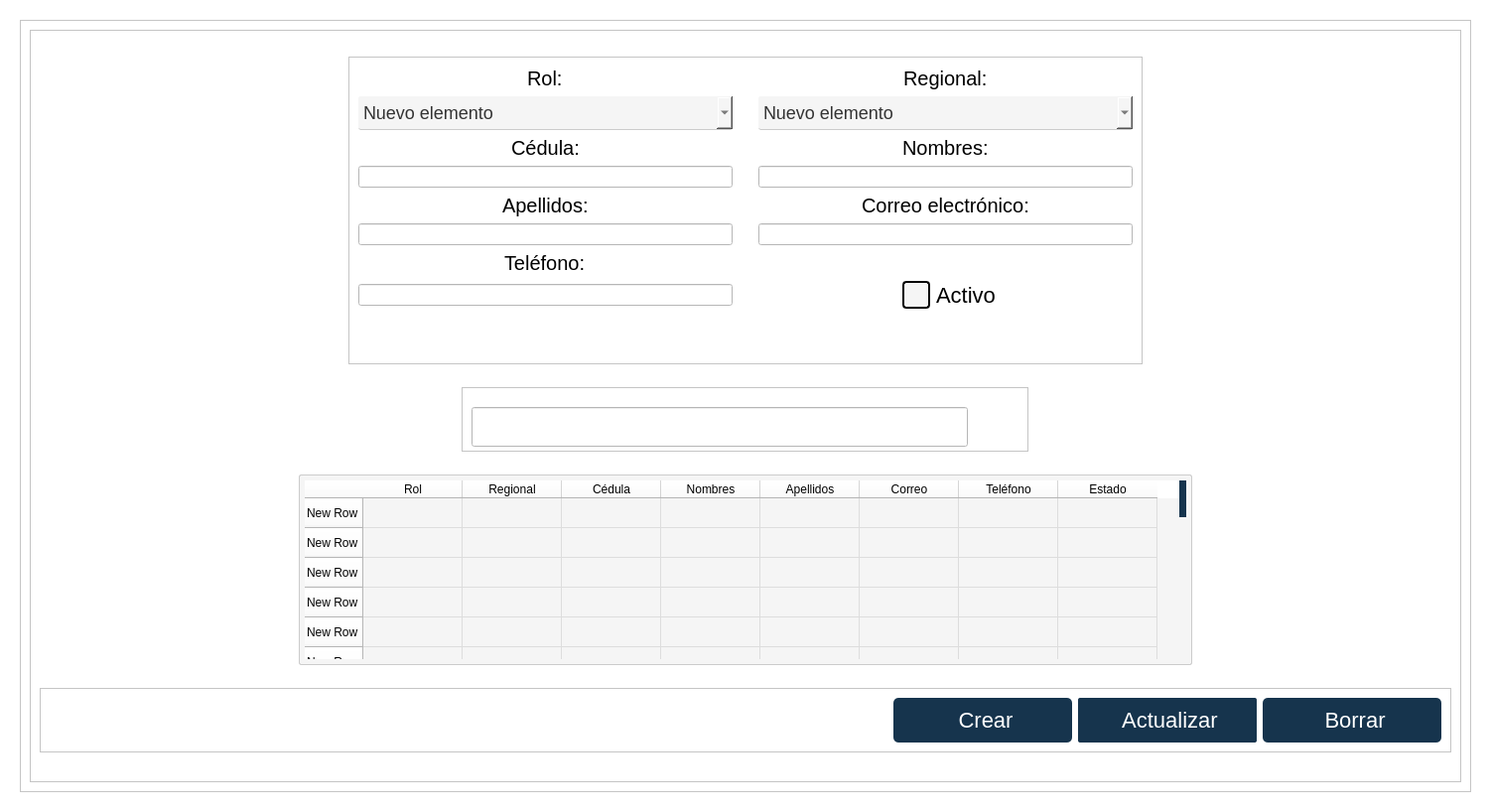
<?xml version="1.0" encoding="UTF-8"?>
<ui version="4.0">
 <class>Form</class>
 <widget class="QWidget" name="Form">
  <property name="geometry">
   <rect>
    <x>0</x>
    <y>0</y>
    <width>1502</width>
    <height>818</height>
   </rect>
  </property>
  <property name="sizePolicy">
   <sizepolicy hsizetype="Fixed" vsizetype="Fixed">
    <horstretch>0</horstretch>
    <verstretch>0</verstretch>
   </sizepolicy>
  </property>
  <property name="minimumSize">
   <size>
    <width>300</width>
    <height>600</height>
   </size>
  </property>
  <property name="windowTitle">
   <string>Navbar</string>
  </property>
  <property name="styleSheet">
   <string notr="true">background-color: rgb(238, 238, 238);
background-color: rgb(255, 255, 255);</string>
  </property>
  <layout class="QHBoxLayout" name="horizontalLayout">
   <item>
    <widget class="QWidget" name="widget" native="true">
     <layout class="QHBoxLayout" name="horizontalLayout_5">
      <item>
       <widget class="QStackedWidget" name="stackedWidget_2">
        <property name="styleSheet">
         <string notr="true">background-color: rgb(255, 255, 255);</string>
        </property>
        <property name="frameShape">
         <enum>QFrame::StyledPanel</enum>
        </property>
        <property name="frameShadow">
         <enum>QFrame::Raised</enum>
        </property>
        <widget class="QWidget" name="stackedWidget_2Page1">
         <layout class="QVBoxLayout" name="verticalLayout">
          <item>
           <widget class="QFrame" name="frame_5">
            <property name="minimumSize">
             <size>
              <width>500</width>
              <height>0</height>
             </size>
            </property>
            <property name="styleSheet">
             <string notr="true"/>
            </property>
            <property name="frameShape">
             <enum>QFrame::StyledPanel</enum>
            </property>
            <property name="frameShadow">
             <enum>QFrame::Raised</enum>
            </property>
            <layout class="QGridLayout" name="gridLayout_3">
             <item row="3" column="0">
              <widget class="QFrame" name="frame_4">
               <property name="sizePolicy">
                <sizepolicy hsizetype="Preferred" vsizetype="Fixed">
                 <horstretch>0</horstretch>
                 <verstretch>0</verstretch>
                </sizepolicy>
               </property>
               <property name="minimumSize">
                <size>
                 <width>0</width>
                 <height>65</height>
                </size>
               </property>
               <property name="frameShape">
                <enum>QFrame::StyledPanel</enum>
               </property>
               <property name="frameShadow">
                <enum>QFrame::Raised</enum>
               </property>
               <layout class="QHBoxLayout" name="horizontalLayout_4">
                <item>
                 <spacer name="horizontalSpacer">
                  <property name="orientation">
                   <enum>Qt::Horizontal</enum>
                  </property>
                  <property name="sizeType">
                   <enum>QSizePolicy::Fixed</enum>
                  </property>
                  <property name="sizeHint" stdset="0">
                   <size>
                    <width>1300</width>
                    <height>20</height>
                   </size>
                  </property>
                 </spacer>
                </item>
                <item alignment="Qt::AlignRight">
                 <widget class="QPushButton" name="BtnCrear">
                  <property name="sizePolicy">
                   <sizepolicy hsizetype="Fixed" vsizetype="Fixed">
                    <horstretch>0</horstretch>
                    <verstretch>0</verstretch>
                   </sizepolicy>
                  </property>
                  <property name="minimumSize">
                   <size>
                    <width>180</width>
                    <height>45</height>
                   </size>
                  </property>
                  <property name="cursor">
                   <cursorShape>PointingHandCursor</cursorShape>
                  </property>
                  <property name="styleSheet">
                   <string notr="true">QPushButton {
    background-color: #16344D; /* Color de fondo */
    border-radius: 5px; /* Bordes redondeados */
    color: white; /* Color del texto */
    padding: 5px 10px; /* Espaciado interno */
    border: none; /* Elimina el borde predeterminado */
    font-size: 22px; /* Tamaño de fuente */
    text-align: center; /* Alinea el texto a la izquierda */
}

QPushButton:hover {
    background-color: #4C6D8C; /* Color de fondo al pasar el mouse */
    box-shadow: 0 0 10px rgba(0, 0, 0, 0.5); /* Sombra al pasar el mouse */
    transform: scale(1.02); /* Ligero aumento al pasar el mouse */
    transition: all 0.3s ease-in-out; /* Transición suave */
}

QPushButton::icon {
    padding-right: 5px; /* Espaciado entre el icono y el texto */
}
</string>
                  </property>
                  <property name="text">
                   <string> Crear</string>
                  </property>
                  <property name="icon">
                   <iconset>
                    <normaloff>../../assets/iconos/anadir.png</normaloff>../../assets/iconos/anadir.png</iconset>
                  </property>
                  <property name="iconSize">
                   <size>
                    <width>24</width>
                    <height>24</height>
                   </size>
                  </property>
                 </widget>
                </item>
                <item alignment="Qt::AlignRight">
                 <widget class="QPushButton" name="BtnActualizar">
                  <property name="sizePolicy">
                   <sizepolicy hsizetype="Fixed" vsizetype="Fixed">
                    <horstretch>0</horstretch>
                    <verstretch>0</verstretch>
                   </sizepolicy>
                  </property>
                  <property name="minimumSize">
                   <size>
                    <width>180</width>
                    <height>45</height>
                   </size>
                  </property>
                  <property name="cursor">
                   <cursorShape>PointingHandCursor</cursorShape>
                  </property>
                  <property name="styleSheet">
                   <string notr="true">QPushButton {
    background-color: #16344D; /* Color de fondo */
    border-radius: 2px; /* Bordes redondeados */
    color: white; /* Color del texto */
    padding: 5px 10px; /* Espaciado interno */
    border: none; /* Elimina el borde predeterminado */
    font-size: 22px; /* Tamaño de fuente */
    text-align: Center; /* Alinea el texto a la izquierda */
}

QPushButton:hover {
    background-color: #525C5E; /* Color de fondo al pasar el mouse */
    box-shadow: 0 0 10px rgba(0, 0, 0, 0.5); /* Sombra al pasar el mouse */
    transform: scale(1.02); /* Ligero aumento al pasar el mouse */
    transition: all 0.3s ease-in-out; /* Transición suave */
}

QPushButton::icon {
    padding-right: 5px; /* Espaciado entre el icono y el texto */
}
</string>
                  </property>
                  <property name="text">
                   <string> Actualizar</string>
                  </property>
                  <property name="icon">
                   <iconset>
                    <normaloff>../../assets/iconos/actualizar-flecha.png</normaloff>../../assets/iconos/actualizar-flecha.png</iconset>
                  </property>
                  <property name="iconSize">
                   <size>
                    <width>24</width>
                    <height>24</height>
                   </size>
                  </property>
                 </widget>
                </item>
                <item alignment="Qt::AlignRight">
                 <widget class="QPushButton" name="BtnActualizar_2">
                  <property name="sizePolicy">
                   <sizepolicy hsizetype="Fixed" vsizetype="Fixed">
                    <horstretch>0</horstretch>
                    <verstretch>0</verstretch>
                   </sizepolicy>
                  </property>
                  <property name="minimumSize">
                   <size>
                    <width>180</width>
                    <height>45</height>
                   </size>
                  </property>
                  <property name="cursor">
                   <cursorShape>PointingHandCursor</cursorShape>
                  </property>
                  <property name="styleSheet">
                   <string notr="true">QPushButton {
    background-color: #16344D; /* Color de fondo */
    border-radius: 5px; /* Bordes redondeados */
    color: white; /* Color del texto */
    padding: 5px 10px; /* Espaciado interno */
    border: none; /* Elimina el borde predeterminado */
    font-size: 22px; /* Tamaño de fuente */
    text-align: center; /* Alinea el texto a la izquierda */
}

QPushButton:hover {
    background-color: #D32F2F  ; /* Color de fondo al pasar el mouse */
    box-shadow: 0 0 10px rgba(0, 0, 0, 0.5); /* Sombra al pasar el mouse */
    transform: scale(1.02); /* Ligero aumento al pasar el mouse */
    transition: all 0.3s ease-in-out; /* Transición suave */
}

QPushButton::icon {
    padding-right: 5px; /* Espaciado entre el icono y el texto */
}
</string>
                  </property>
                  <property name="text">
                   <string> Borrar</string>
                  </property>
                  <property name="icon">
                   <iconset>
                    <normaloff>../../assets/iconos/borrar.png</normaloff>../../assets/iconos/borrar.png</iconset>
                  </property>
                  <property name="iconSize">
                   <size>
                    <width>28</width>
                    <height>28</height>
                   </size>
                  </property>
                 </widget>
                </item>
               </layout>
              </widget>
             </item>
             <item row="2" column="0" alignment="Qt::AlignHCenter">
              <widget class="QTableWidget" name="TablaUsuarios">
               <property name="sizePolicy">
                <sizepolicy hsizetype="Fixed" vsizetype="Fixed">
                 <horstretch>0</horstretch>
                 <verstretch>0</verstretch>
                </sizepolicy>
               </property>
               <property name="minimumSize">
                <size>
                 <width>900</width>
                 <height>150</height>
                </size>
               </property>
               <property name="styleSheet">
                <string notr="true">QTableWidget {
    background-color: #f5f5f5; /* Fondo gris claro */
    border: 1px solid #CCCCCC; /* Borde suave */
    border-radius: 2px; /* Bordes redondeados */
    font-size: 18px; /* Tamaño de fuente */
    padding: 5px; /* Espaciado interno */
    gridline-color: #DDDDDD; /* Color de las líneas de la cuadrícula */
}

QTableWidget::item {
    padding: 5px; /* Espaciado de las celdas */
    border-radius: 2px; /* Bordes redondeados en las celdas */
}

QTableWidget::item:hover {
    background-color: #f0f0f0; /* Fondo claro al pasar el mouse */
    color: #16344D; /* Texto azul al pasar el mouse */
}

/* Barra de desplazamiento vertical y horizontal */
QScrollBar:vertical, QScrollBar:horizontal {
	
    border-radius: 15px; /* Bordes redondeados */
    background-color: #f5f5f5; /* Fondo gris claro */
    width: 7px; /* Ancho de la barra vertical */
    height: 7px; /* Alto de la barra horizontal */
}

/* Manejador de la barra de desplazamiento (el &quot;handle&quot;) */
QScrollBar::handle:vertical, QScrollBar::handle:horizontal {
    background-color: #16344D; /* Barra de desplazamiento en azul */
    border-radius: 15px; /* Bordes redondeados */
    min-height: 10px; /* Tamaño mínimo de la barra de desplazamiento vertical */
    min-width: 10px; /* Tamaño mínimo de la barra de desplazamiento horizontal */
}

/* Efecto cuando el mouse pasa por encima del manejador */
QScrollBar::handle:vertical:hover, QScrollBar::handle:horizontal:hover {
    background-color: #1A4567; /* Fondo más oscuro al pasar el mouse */
}

/* Líneas de los botones de desplazamiento (arriba/abajo o izquierda/derecha) */
QScrollBar::add-line:vertical, QScrollBar::sub-line:vertical,
QScrollBar::add-line:horizontal, QScrollBar::sub-line:horizontal {
    background: none; /* Quitar los botones de desplazamiento */
}

/* Flechas de los botones de desplazamiento */
QScrollBar::up-arrow:vertical, QScrollBar::down-arrow:vertical,
QScrollBar::left-arrow:horizontal, QScrollBar::right-arrow:horizontal {
    background: none; /* Quitar las flechas */
}
</string>
               </property>
               <row>
                <property name="text">
                 <string>New Row</string>
                </property>
               </row>
               <row>
                <property name="text">
                 <string>New Row</string>
                </property>
               </row>
               <row>
                <property name="text">
                 <string>New Row</string>
                </property>
               </row>
               <row>
                <property name="text">
                 <string>New Row</string>
                </property>
               </row>
               <row>
                <property name="text">
                 <string>New Row</string>
                </property>
               </row>
               <row>
                <property name="text">
                 <string>New Row</string>
                </property>
               </row>
               <row>
                <property name="text">
                 <string>New Row</string>
                </property>
               </row>
               <row>
                <property name="text">
                 <string>New Row</string>
                </property>
               </row>
               <row>
                <property name="text">
                 <string>New Row</string>
                </property>
               </row>
               <row>
                <property name="text">
                 <string>New Row</string>
                </property>
               </row>
               <row>
                <property name="text">
                 <string>New Row</string>
                </property>
               </row>
               <row>
                <property name="text">
                 <string>New Row</string>
                </property>
               </row>
               <row>
                <property name="text">
                 <string>New Row</string>
                </property>
               </row>
               <row>
                <property name="text">
                 <string>New Row</string>
                </property>
               </row>
               <row>
                <property name="text">
                 <string>New Row</string>
                </property>
               </row>
               <row>
                <property name="text">
                 <string>New Row</string>
                </property>
               </row>
               <row>
                <property name="text">
                 <string>New Row</string>
                </property>
               </row>
               <row>
                <property name="text">
                 <string>New Row</string>
                </property>
               </row>
               <row>
                <property name="text">
                 <string>New Row</string>
                </property>
               </row>
               <row>
                <property name="text">
                 <string>New Row</string>
                </property>
               </row>
               <row>
                <property name="text">
                 <string>New Row</string>
                </property>
               </row>
               <row>
                <property name="text">
                 <string>New Row</string>
                </property>
               </row>
               <row>
                <property name="text">
                 <string>New Row</string>
                </property>
               </row>
               <row>
                <property name="text">
                 <string>New Row</string>
                </property>
               </row>
               <column>
                <property name="text">
                 <string>Rol</string>
                </property>
               </column>
               <column>
                <property name="text">
                 <string>Regional</string>
                </property>
               </column>
               <column>
                <property name="text">
                 <string>Cédula</string>
                </property>
               </column>
               <column>
                <property name="text">
                 <string>Nombres</string>
                </property>
               </column>
               <column>
                <property name="text">
                 <string>Apellidos</string>
                </property>
               </column>
               <column>
                <property name="text">
                 <string>Correo</string>
                </property>
               </column>
               <column>
                <property name="text">
                 <string>Teléfono</string>
                </property>
               </column>
               <column>
                <property name="text">
                 <string>Estado</string>
                </property>
               </column>
              </widget>
             </item>
             <item row="1" column="0" alignment="Qt::AlignHCenter">
              <widget class="QFrame" name="frame_3">
               <property name="sizePolicy">
                <sizepolicy hsizetype="Preferred" vsizetype="Fixed">
                 <horstretch>0</horstretch>
                 <verstretch>0</verstretch>
                </sizepolicy>
               </property>
               <property name="minimumSize">
                <size>
                 <width>250</width>
                 <height>50</height>
                </size>
               </property>
               <property name="styleSheet">
                <string notr="true">background-color: rgb(255, 255, 255);</string>
               </property>
               <property name="frameShape">
                <enum>QFrame::StyledPanel</enum>
               </property>
               <property name="frameShadow">
                <enum>QFrame::Raised</enum>
               </property>
               <layout class="QHBoxLayout" name="horizontalLayout_2">
                <item>
                 <widget class="QLineEdit" name="Linebuscador">
                  <property name="sizePolicy">
                   <sizepolicy hsizetype="Fixed" vsizetype="Fixed">
                    <horstretch>0</horstretch>
                    <verstretch>0</verstretch>
                   </sizepolicy>
                  </property>
                  <property name="minimumSize">
                   <size>
                    <width>500</width>
                    <height>40</height>
                   </size>
                  </property>
                  <property name="maximumSize">
                   <size>
                    <width>300</width>
                    <height>25</height>
                   </size>
                  </property>
                  <property name="styleSheet">
                   <string notr="true">QLineEdit {

    background-color: #f5f5f5; /* Gris más claro cuando se escribe */
    border: none; /* Sin bordes generales */
    border-bottom: 1px solid #000000; /* Solo borde inferior inicial */
    border-radius: 0px; /* Sin bordes redondeados */
    padding: 5px; /* Espaciado interno */
    font: 20px;
QLineEdit {

    background-color: #f5f5f5; /* Gris más claro cuando se escribe */
    border: none; /* Sin bordes generales */
    border-bottom: 1px solid #000000; /* Solo borde inferior inicial */
    border-radius: 0px; /* Sin bordes redondeados */
    padding: 5px; /* Espaciado interno */
    font: 10px;

	margin-right: 8px; /* Margen a la derecha de 10px */
}

/* Al pasar el mouse, se agregan los bordes izquierdo y derecho */
QLineEdit:hover {
    border-bottom: 2px solid #16344D; /* Mantiene el borde inferior */
}

/* Al hacer clic (foco), se mantiene igual que el hover */
QLineEdit:focus {
    border-bottom: 2px solid #16344D;
    background-color: #e0e0e0; /* Gris más claro cuando se escribe */
    box-shadow: 0 0 5px rgba(0, 0, 0, 0.3); /* Sombra opcional al activar */
}

}

/* Al pasar el mouse, se agregan los bordes izquierdo y derecho */
QLineEdit:hover {
    border-bottom: 2px solid #16344D; /* Mantiene el borde inferior */
}

/* Al hacer clic (foco), se mantiene igual que el hover */
QLineEdit:focus {
    border-bottom: 2px solid #16344D;
    background-color: #e0e0e0; /* Gris más claro cuando se escribe */
    box-shadow: 0 0 5px rgba(0, 0, 0, 0.3); /* Sombra opcional al activar */
}
</string>
                  </property>
                 </widget>
                </item>
                <item>
                 <widget class="QToolButton" name="toolButton_2">
                  <property name="minimumSize">
                   <size>
                    <width>45</width>
                    <height>45</height>
                   </size>
                  </property>
                  <property name="maximumSize">
                   <size>
                    <width>30</width>
                    <height>30</height>
                   </size>
                  </property>
                  <property name="styleSheet">
                   <string notr="true">border:none;</string>
                  </property>
                  <property name="text">
                   <string/>
                  </property>
                  <property name="icon">
                   <iconset>
                    <normaloff>../../assets/iconos/people.png</normaloff>../../assets/iconos/people.png</iconset>
                  </property>
                  <property name="iconSize">
                   <size>
                    <width>32</width>
                    <height>32</height>
                   </size>
                  </property>
                  <property name="toolButtonStyle">
                   <enum>Qt::ToolButtonTextBesideIcon</enum>
                  </property>
                 </widget>
                </item>
               </layout>
              </widget>
             </item>
             <item row="0" column="0" alignment="Qt::AlignHCenter">
              <widget class="QFrame" name="frame_6">
               <property name="sizePolicy">
                <sizepolicy hsizetype="Expanding" vsizetype="Fixed">
                 <horstretch>0</horstretch>
                 <verstretch>0</verstretch>
                </sizepolicy>
               </property>
               <property name="minimumSize">
                <size>
                 <width>800</width>
                 <height>0</height>
                </size>
               </property>
               <property name="styleSheet">
                <string notr="true">QLineEdit {

    background-color: #f5f5f5; /* Gris más claro cuando se escribe */
    border: none; /* Sin bordes generales */
    border-bottom: 1px solid #000000; /* Solo borde inferior inicial */
    border-radius: 0px; /* Sin bordes redondeados */
    padding: 5px; /* Espaciado interno */
    font: 20px;
QLineEdit {

    background-color: #f5f5f5; /* Gris más claro cuando se escribe */
    border: none; /* Sin bordes generales */
    border-bottom: 1px solid #000000; /* Solo borde inferior inicial */
    border-radius: 0px; /* Sin bordes redondeados */
    padding: 5px; /* Espaciado interno */
    font: 10px;

	margin-right: 8px; /* Margen a la derecha de 10px */
}

/* Al pasar el mouse, se agregan los bordes izquierdo y derecho */
QLineEdit:hover {
    border-bottom: 2px solid #16344D; /* Mantiene el borde inferior */
}

/* Al hacer clic (foco), se mantiene igual que el hover */
QLineEdit:focus {
    border-bottom: 2px solid #16344D;
    background-color: #e0e0e0; /* Gris más claro cuando se escribe */
    box-shadow: 0 0 5px rgba(0, 0, 0, 0.3); /* Sombra opcional al activar */
}

}

/* Al pasar el mouse, se agregan los bordes izquierdo y derecho */
QLineEdit:hover {
    border-bottom: 2px solid #16344D; /* Mantiene el borde inferior */
}

/* Al hacer clic (foco), se mantiene igual que el hover */
QLineEdit:focus {
    border-bottom: 2px solid #16344D;
    background-color: #e0e0e0; /* Gris más claro cuando se escribe */
    box-shadow: 0 0 5px rgba(0, 0, 0, 0.3); /* Sombra opcional al activar */
}
</string>
               </property>
               <property name="frameShape">
                <enum>QFrame::StyledPanel</enum>
               </property>
               <property name="frameShadow">
                <enum>QFrame::Raised</enum>
               </property>
               <layout class="QGridLayout" name="gridLayout">
                <item row="14" column="0">
                 <widget class="QLabel" name="label_3">
                  <property name="sizePolicy">
                   <sizepolicy hsizetype="Preferred" vsizetype="Fixed">
                    <horstretch>0</horstretch>
                    <verstretch>0</verstretch>
                   </sizepolicy>
                  </property>
                  <property name="minimumSize">
                   <size>
                    <width>0</width>
                    <height>40</height>
                   </size>
                  </property>
                  <property name="text">
                   <string/>
                  </property>
                 </widget>
                </item>
                <item row="13" column="2" alignment="Qt::AlignHCenter">
                 <widget class="QCheckBox" name="checkActivo">
                  <property name="cursor">
                   <cursorShape>PointingHandCursor</cursorShape>
                  </property>
                  <property name="styleSheet">
                   <string notr="true">QCheckBox::indicator {
    width: 24px;
    height: 24px;
    border: 2px solid #000000; /* Borde negro inicial */
    background-color: #f5f5f5; /* Gris claro */
    border-radius: 4px;
}

QCheckBox::indicator:hover {
    border: 2px solid #3A6EA5; /* Azul más claro cuando pasas el mouse */
}

QCheckBox::indicator:checked {
    background-color: #16344D; /* Azul oscuro cuando está activo */
    border: 2px solid #16344D;
}

QCheckBox {
    color: #000000; /* Texto negro */
    font-size: 22px; /* Letra más grande */
    padding-left: 8px;
}
</string>
                  </property>
                  <property name="text">
                   <string>Activo</string>
                  </property>
                 </widget>
                </item>
                <item row="0" column="2" alignment="Qt::AlignHCenter">
                 <widget class="QLabel" name="label_2">
                  <property name="styleSheet">
                   <string notr="true">border:none;
font:20px;</string>
                  </property>
                  <property name="text">
                   <string>Regional:</string>
                  </property>
                 </widget>
                </item>
                <item row="5" column="2">
                 <widget class="QLineEdit" name="LineNombres">
                  <property name="minimumSize">
                   <size>
                    <width>0</width>
                    <height>0</height>
                   </size>
                  </property>
                  <property name="styleSheet">
                   <string notr="true">QLineEdit {

    background-color: #f5f5f5; /* Gris más claro cuando se escribe */
    border: none; /* Sin bordes generales */
    border-bottom: 1px solid #000000; /* Solo borde inferior inicial */
    border-radius: 0px; /* Sin bordes redondeados */
    padding: 5px; /* Espaciado interno */
    font: 20px;
QLineEdit {

    background-color: #f5f5f5; /* Gris más claro cuando se escribe */
    border: none; /* Sin bordes generales */
    border-bottom: 1px solid #000000; /* Solo borde inferior inicial */
    border-radius: 0px; /* Sin bordes redondeados */
    padding: 5px; /* Espaciado interno */
    font: 10px;

	margin-right: 8px; /* Margen a la derecha de 10px */
}

/* Al pasar el mouse, se agregan los bordes izquierdo y derecho */
QLineEdit:hover {
    border-bottom: 2px solid #16344D; /* Mantiene el borde inferior */
}

/* Al hacer clic (foco), se mantiene igual que el hover */
QLineEdit:focus {
    border-bottom: 2px solid #16344D;
    background-color: #e0e0e0; /* Gris más claro cuando se escribe */
    box-shadow: 0 0 5px rgba(0, 0, 0, 0.3); /* Sombra opcional al activar */
}

}

/* Al pasar el mouse, se agregan los bordes izquierdo y derecho */
QLineEdit:hover {
    border-bottom: 2px solid #16344D; /* Mantiene el borde inferior */
}

/* Al hacer clic (foco), se mantiene igual que el hover */
QLineEdit:focus {
    border-bottom: 2px solid #16344D;
    background-color: #e0e0e0; /* Gris más claro cuando se escribe */
    box-shadow: 0 0 5px rgba(0, 0, 0, 0.3); /* Sombra opcional al activar */
}
</string>
                  </property>
                 </widget>
                </item>
                <item row="1" column="0">
                 <widget class="QComboBox" name="ComboRol">
                  <property name="sizePolicy">
                   <sizepolicy hsizetype="Expanding" vsizetype="Fixed">
                    <horstretch>0</horstretch>
                    <verstretch>0</verstretch>
                   </sizepolicy>
                  </property>
                  <property name="minimumSize">
                   <size>
                    <width>0</width>
                    <height>0</height>
                   </size>
                  </property>
                  <property name="cursor">
                   <cursorShape>PointingHandCursor</cursorShape>
                  </property>
                  <property name="styleSheet">
                   <string notr="true">QComboBox {
    background-color: #f5f5f5; /* Mismo fondo gris claro que el QLineEdit */
    border: none; /* Sin bordes generales */
    border-bottom: 1px solid #CCCCCC; /* Borde inferior suave */
    border-radius:2px; /* Bordes redondeados suaves */
    padding: 5px 5px; /* Espaciado interno */
    font-size: 18px; /* Tamaño de fuente más elegante */
    color: #333333; /* Texto en gris oscuro */
    transition: all 0.3s ease; /* Transición suave */
	
}

/* Efecto al pasar el mouse */
QComboBox:hover {
    border-bottom: 2px solid #16344D; /* Engrosa el borde inferior al pasar el mouse */
    background-color: #f0f0f0; /* Cambio sutil de fondo */
}

/* Cuando el ComboBox está en foco */
QComboBox:focus {
    background-color: #e0e0e0; /* Gris más oscuro cuando está activo */
    border-bottom: 2px solid #16344D; /* Mantiene el borde inferior */
    box-shadow: 0 0 8px rgba(22, 52, 77, 0.3); /* Sombra más suave y elegante */
    transition: box-shadow 0.3s ease; /* Transición suave para la sombra */
}

/* Personalización del menú desplegable */
QComboBox QAbstractItemView {
    background-color: #f5f5f5; /* Fondo gris claro */
    color: #333333; /* Texto gris oscuro */
    border-radius: 5px; /* Bordes redondeados suaves */
    selection-background-color: #16344D; /* Fondo de selección azul elegante */
    selection-color: white; /* Texto blanco al seleccionar */
    padding: 5px 0; /* Espaciado interno */
    min-width: 150px; /* Ancho mínimo para una mejor apariencia */
}

/* Cambio de color cuando se pasa el mouse por una opción */
QComboBox QAbstractItemView::item:hover {
    background-color: #16344D; /* Fondo oscuro al pasar el mouse */
    color: white; /* Texto blanco */
}

/* Cambio de color cuando una opción está seleccionada */
QComboBox QAbstractItemView::item:selected {
    background-color: #16344D; /* Mismo fondo de selección */
    color: white; /* Texto en blanco */
}
</string>
                  </property>
                  <item>
                   <property name="text">
                    <string>Nuevo elemento</string>
                   </property>
                  </item>
                  <item>
                   <property name="text">
                    <string>Nuevo elemento</string>
                   </property>
                  </item>
                  <item>
                   <property name="text">
                    <string>Nuevo elemento</string>
                   </property>
                  </item>
                  <item>
                   <property name="text">
                    <string>Nuevo elemento</string>
                   </property>
                  </item>
                 </widget>
                </item>
                <item row="8" column="2" alignment="Qt::AlignHCenter">
                 <widget class="QLabel" name="label_7">
                  <property name="styleSheet">
                   <string notr="true">border:none;
font:20px;</string>
                  </property>
                  <property name="text">
                   <string>Correo electrónico:</string>
                  </property>
                 </widget>
                </item>
                <item row="9" column="0">
                 <widget class="QLineEdit" name="LineApellidos">
                  <property name="minimumSize">
                   <size>
                    <width>0</width>
                    <height>0</height>
                   </size>
                  </property>
                  <property name="styleSheet">
                   <string notr="true">QLineEdit {

    background-color: #f5f5f5; /* Gris más claro cuando se escribe */
    border: none; /* Sin bordes generales */
    border-bottom: 1px solid #000000; /* Solo borde inferior inicial */
    border-radius: 0px; /* Sin bordes redondeados */
    padding: 5px; /* Espaciado interno */
    font: 20px;
QLineEdit {

    background-color: #f5f5f5; /* Gris más claro cuando se escribe */
    border: none; /* Sin bordes generales */
    border-bottom: 1px solid #000000; /* Solo borde inferior inicial */
    border-radius: 0px; /* Sin bordes redondeados */
    padding: 5px; /* Espaciado interno */
    font: 10px;

	margin-right: 8px; /* Margen a la derecha de 10px */
}

/* Al pasar el mouse, se agregan los bordes izquierdo y derecho */
QLineEdit:hover {
    border-bottom: 2px solid #16344D; /* Mantiene el borde inferior */
}

/* Al hacer clic (foco), se mantiene igual que el hover */
QLineEdit:focus {
    border-bottom: 2px solid #16344D;
    background-color: #e0e0e0; /* Gris más claro cuando se escribe */
    box-shadow: 0 0 5px rgba(0, 0, 0, 0.3); /* Sombra opcional al activar */
}

}

/* Al pasar el mouse, se agregan los bordes izquierdo y derecho */
QLineEdit:hover {
    border-bottom: 2px solid #16344D; /* Mantiene el borde inferior */
}

/* Al hacer clic (foco), se mantiene igual que el hover */
QLineEdit:focus {
    border-bottom: 2px solid #16344D;
    background-color: #e0e0e0; /* Gris más claro cuando se escribe */
    box-shadow: 0 0 5px rgba(0, 0, 0, 0.3); /* Sombra opcional al activar */
}
</string>
                  </property>
                 </widget>
                </item>
                <item row="0" column="0" alignment="Qt::AlignHCenter">
                 <widget class="QLabel" name="label">
                  <property name="styleSheet">
                   <string notr="true">border:none;
font:20px;</string>
                  </property>
                  <property name="text">
                   <string>Rol:</string>
                  </property>
                 </widget>
                </item>
                <item row="12" column="0" alignment="Qt::AlignHCenter">
                 <widget class="QLabel" name="label_8">
                  <property name="styleSheet">
                   <string notr="true">border:none;
font:20px;</string>
                  </property>
                  <property name="text">
                   <string>Teléfono:</string>
                  </property>
                 </widget>
                </item>
                <item row="4" column="0" alignment="Qt::AlignHCenter">
                 <widget class="QLabel" name="label_4">
                  <property name="styleSheet">
                   <string notr="true">border:none;
font:20px;</string>
                  </property>
                  <property name="text">
                   <string>Cédula:</string>
                  </property>
                 </widget>
                </item>
                <item row="4" column="2" alignment="Qt::AlignHCenter">
                 <widget class="QLabel" name="label_5">
                  <property name="styleSheet">
                   <string notr="true">border:none;
font:20px;</string>
                  </property>
                  <property name="text">
                   <string>Nombres:</string>
                  </property>
                 </widget>
                </item>
                <item row="1" column="2">
                 <widget class="QComboBox" name="ComboRegional">
                  <property name="sizePolicy">
                   <sizepolicy hsizetype="Expanding" vsizetype="Fixed">
                    <horstretch>0</horstretch>
                    <verstretch>0</verstretch>
                   </sizepolicy>
                  </property>
                  <property name="minimumSize">
                   <size>
                    <width>0</width>
                    <height>0</height>
                   </size>
                  </property>
                  <property name="cursor">
                   <cursorShape>PointingHandCursor</cursorShape>
                  </property>
                  <property name="styleSheet">
                   <string notr="true">QComboBox {
    background-color: #f5f5f5; /* Mismo fondo gris claro que el QLineEdit */
    border: none; /* Sin bordes generales */
    border-bottom: 1px solid #CCCCCC; /* Borde inferior suave */
    border-radius:2px; /* Bordes redondeados suaves */
    padding: 5px 5px; /* Espaciado interno */
    font-size: 18px; /* Tamaño de fuente más elegante */
    color: #333333; /* Texto en gris oscuro */
    transition: all 0.3s ease; /* Transición suave */
	
}

/* Efecto al pasar el mouse */
QComboBox:hover {
    border-bottom: 2px solid #16344D; /* Engrosa el borde inferior al pasar el mouse */
    background-color: #f0f0f0; /* Cambio sutil de fondo */
}

/* Cuando el ComboBox está en foco */
QComboBox:focus {
    background-color: #e0e0e0; /* Gris más oscuro cuando está activo */
    border-bottom: 2px solid #16344D; /* Mantiene el borde inferior */
    box-shadow: 0 0 8px rgba(22, 52, 77, 0.3); /* Sombra más suave y elegante */
    transition: box-shadow 0.3s ease; /* Transición suave para la sombra */
}

/* Personalización del menú desplegable */
QComboBox QAbstractItemView {
    background-color: #f5f5f5; /* Fondo gris claro */
    color: #333333; /* Texto gris oscuro */
    border-radius: 5px; /* Bordes redondeados suaves */
    selection-background-color: #16344D; /* Fondo de selección azul elegante */
    selection-color: white; /* Texto blanco al seleccionar */
    padding: 5px 0; /* Espaciado interno */
    min-width: 150px; /* Ancho mínimo para una mejor apariencia */
}

/* Cambio de color cuando se pasa el mouse por una opción */
QComboBox QAbstractItemView::item:hover {
    background-color: #16344D; /* Fondo oscuro al pasar el mouse */
    color: white; /* Texto blanco */
}

/* Cambio de color cuando una opción está seleccionada */
QComboBox QAbstractItemView::item:selected {
    background-color: #16344D; /* Mismo fondo de selección */
    color: white; /* Texto en blanco */
}
</string>
                  </property>
                  <item>
                   <property name="text">
                    <string>Nuevo elemento</string>
                   </property>
                  </item>
                  <item>
                   <property name="text">
                    <string>Nuevo elemento</string>
                   </property>
                  </item>
                 </widget>
                </item>
                <item row="5" column="0">
                 <widget class="QLineEdit" name="LineCedula">
                  <property name="minimumSize">
                   <size>
                    <width>0</width>
                    <height>0</height>
                   </size>
                  </property>
                  <property name="styleSheet">
                   <string notr="true">QLineEdit {

    background-color: #f5f5f5; /* Gris más claro cuando se escribe */
    border: none; /* Sin bordes generales */
    border-bottom: 1px solid #000000; /* Solo borde inferior inicial */
    border-radius: 0px; /* Sin bordes redondeados */
    padding: 5px; /* Espaciado interno */
    font: 20px;
QLineEdit {

    background-color: #f5f5f5; /* Gris más claro cuando se escribe */
    border: none; /* Sin bordes generales */
    border-bottom: 1px solid #000000; /* Solo borde inferior inicial */
    border-radius: 0px; /* Sin bordes redondeados */
    padding: 5px; /* Espaciado interno */
    font: 10px;

	margin-right: 8px; /* Margen a la derecha de 10px */
}

/* Al pasar el mouse, se agregan los bordes izquierdo y derecho */
QLineEdit:hover {
    border-bottom: 2px solid #16344D; /* Mantiene el borde inferior */
}

/* Al hacer clic (foco), se mantiene igual que el hover */
QLineEdit:focus {
    border-bottom: 2px solid #16344D;
    background-color: #e0e0e0; /* Gris más claro cuando se escribe */
    box-shadow: 0 0 5px rgba(0, 0, 0, 0.3); /* Sombra opcional al activar */
}

}

/* Al pasar el mouse, se agregan los bordes izquierdo y derecho */
QLineEdit:hover {
    border-bottom: 2px solid #16344D; /* Mantiene el borde inferior */
}

/* Al hacer clic (foco), se mantiene igual que el hover */
QLineEdit:focus {
    border-bottom: 2px solid #16344D;
    background-color: #e0e0e0; /* Gris más claro cuando se escribe */
    box-shadow: 0 0 5px rgba(0, 0, 0, 0.3); /* Sombra opcional al activar */
}
</string>
                  </property>
                 </widget>
                </item>
                <item row="8" column="0" alignment="Qt::AlignHCenter">
                 <widget class="QLabel" name="label_6">
                  <property name="styleSheet">
                   <string notr="true">border:none;
font:20px;</string>
                  </property>
                  <property name="text">
                   <string>Apellidos:</string>
                  </property>
                 </widget>
                </item>
                <item row="13" column="0">
                 <widget class="QLineEdit" name="LineTelefono"/>
                </item>
                <item row="9" column="2">
                 <widget class="QLineEdit" name="LineCorreo">
                  <property name="minimumSize">
                   <size>
                    <width>0</width>
                    <height>0</height>
                   </size>
                  </property>
                  <property name="styleSheet">
                   <string notr="true">QLineEdit {

    background-color: #f5f5f5; /* Gris más claro cuando se escribe */
    border: none; /* Sin bordes generales */
    border-bottom: 1px solid #000000; /* Solo borde inferior inicial */
    border-radius: 0px; /* Sin bordes redondeados */
    padding: 5px; /* Espaciado interno */
    font: 20px;
QLineEdit {

    background-color: #f5f5f5; /* Gris más claro cuando se escribe */
    border: none; /* Sin bordes generales */
    border-bottom: 1px solid #000000; /* Solo borde inferior inicial */
    border-radius: 0px; /* Sin bordes redondeados */
    padding: 5px; /* Espaciado interno */
    font: 10px;

	margin-right: 8px; /* Margen a la derecha de 10px */
}

/* Al pasar el mouse, se agregan los bordes izquierdo y derecho */
QLineEdit:hover {
    border-bottom: 2px solid #16344D; /* Mantiene el borde inferior */
}

/* Al hacer clic (foco), se mantiene igual que el hover */
QLineEdit:focus {
    border-bottom: 2px solid #16344D;
    background-color: #e0e0e0; /* Gris más claro cuando se escribe */
    box-shadow: 0 0 5px rgba(0, 0, 0, 0.3); /* Sombra opcional al activar */
}

}

/* Al pasar el mouse, se agregan los bordes izquierdo y derecho */
QLineEdit:hover {
    border-bottom: 2px solid #16344D; /* Mantiene el borde inferior */
}

/* Al hacer clic (foco), se mantiene igual que el hover */
QLineEdit:focus {
    border-bottom: 2px solid #16344D;
    background-color: #e0e0e0; /* Gris más claro cuando se escribe */
    box-shadow: 0 0 5px rgba(0, 0, 0, 0.3); /* Sombra opcional al activar */
}
</string>
                  </property>
                 </widget>
                </item>
                <item row="1" column="1">
                 <spacer name="horizontalSpacer_2">
                  <property name="orientation">
                   <enum>Qt::Horizontal</enum>
                  </property>
                  <property name="sizeType">
                   <enum>QSizePolicy::Fixed</enum>
                  </property>
                  <property name="sizeHint" stdset="0">
                   <size>
                    <width>20</width>
                    <height>20</height>
                   </size>
                  </property>
                 </spacer>
                </item>
               </layout>
              </widget>
             </item>
            </layout>
           </widget>
          </item>
         </layout>
        </widget>
       </widget>
      </item>
     </layout>
    </widget>
   </item>
  </layout>
 </widget>
 <resources/>
 <connections/>
</ui>
